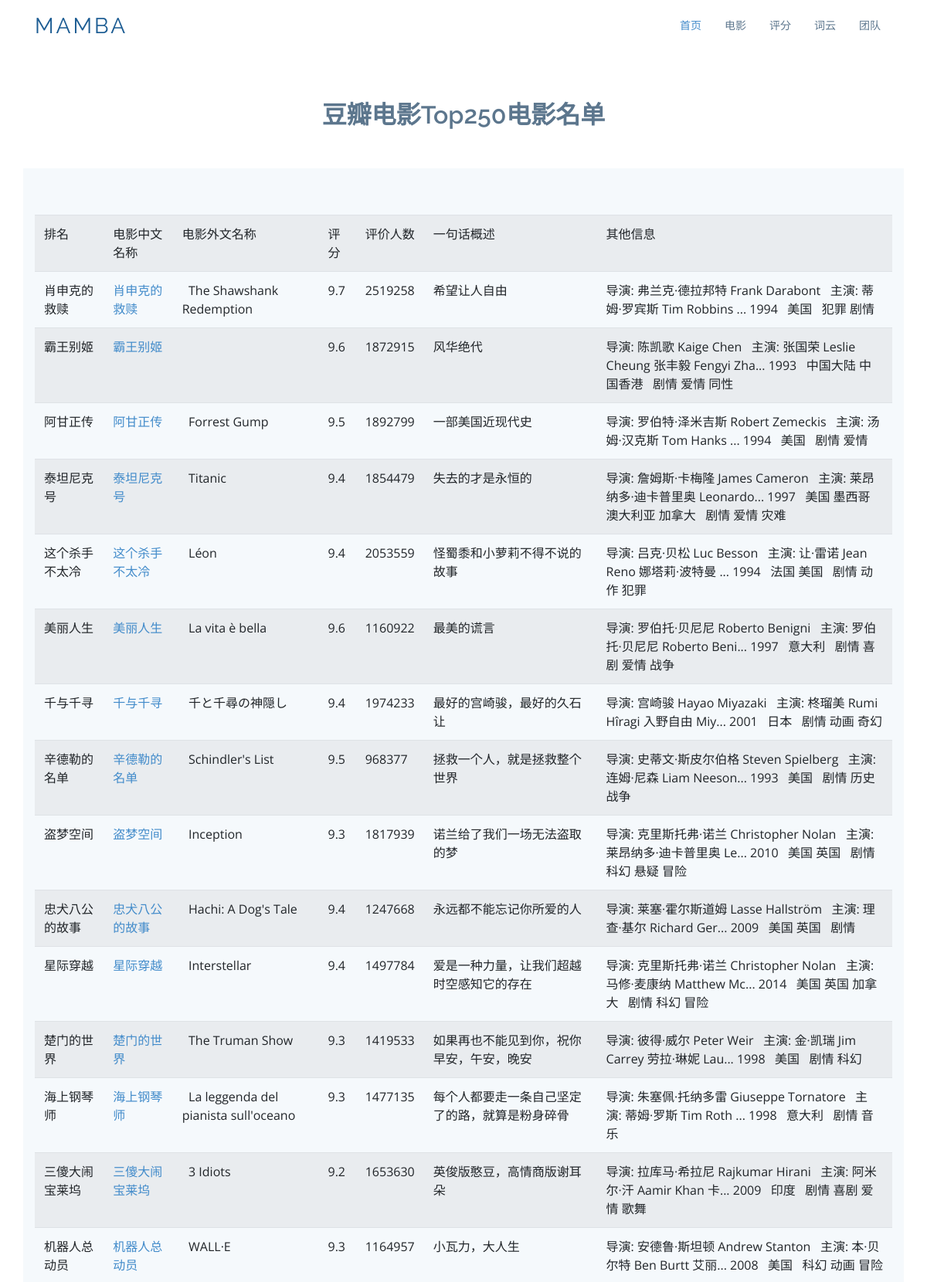
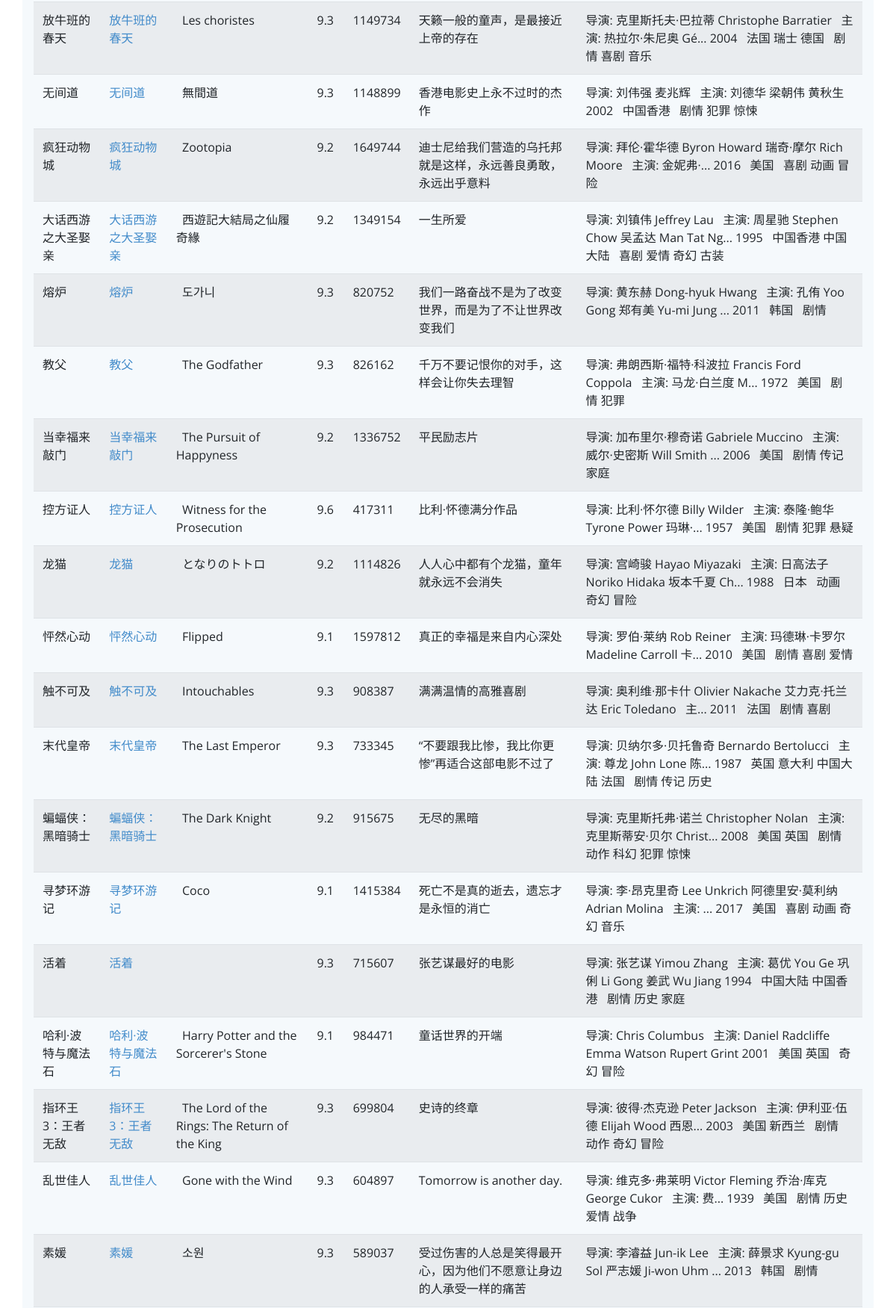
The page /movie (upper part) on the database its author committed (2 pictures, top to bottom).
### tables this page shows
CREATE TABLE movieTop250 
        (id integer primary key autoincrement,
        info_link text,
        pic_link text,
        cname varchar,
        ename varchar,
        score numeric,
        rated numeric,
        introduction text,
        info text);

### app.py (the view)
@app.route('/movie')
def movie():
    datalist = []
    con = sqlite3.connect("movie.db")
    cur = con.cursor()
    sql = "select * from movieTop250"
    data = cur.execute(sql)
    for item in data:
        datalist.append(item)
    cur.close()
    con.close()
    return render_template("movie.html", movies= datalist)

### templates/movie.html (shortened to what this page needs)
<!DOCTYPE html>
<html lang="en">
<head>
  <link href="static/assets/vendor/bootstrap/css/bootstrap.min.css" rel="stylesheet">
  <link href="static/assets/vendor/icofont/icofont.min.css" rel="stylesheet">
  <link href="static/assets/vendor/boxicons/css/boxicons.min.css" rel="stylesheet">
  <link href="static/assets/vendor/animate.css/animate.min.css" rel="stylesheet">
  <link href="static/assets/vendor/venobox/venobox.css" rel="stylesheet">
  <link href="static/assets/vendor/aos/aos.css" rel="stylesheet">
  <link href="static/assets/css/style.css" rel="stylesheet">
</head>
<body>
  <header id="header">
    <div class="container">
      <div class="logo float-left">
        <h1 class="text-light"><a href="temp.html"><span>Mamba</span></a></h1>
      </div>
      <nav class="nav-menu float-right d-none d-lg-block">
        <ul>
          <li class="active"><a href="/index">首页</a></li>
          <li><a href="/movie">电影</a></li>
          <li><a href="/score">评分</a></li>
          <li><a href="/word">词云</a></li>
          <li><a href="/team">团队</a></li>
        </ul>
      </nav>
    </div>
  </header>
  <section id="team" class="team">
      <div class="container">
        <div class="section-title">
          <h2>豆瓣电影Top250电影名单</h2>
        </div>
        <div class="row">
            <section class="counts section-bg">
      <div class="container">
        <table class="table table-striped">
            <tr>
                <td>排名</td>
                <td>电影中文名称</td>
                <td>电影外文名称</td>
                <td>评分</td>
                <td>评价人数</td>
                <td>一句话概述</td>
                <td>其他信息</td>
            </tr>
            {% for movie in movies %}
                <tr>
                    <td>{{ movie[3] }}</td>
                    <td>
                        <a href="{{ movie[1] }}" TARGET="_blank">
                            {{ movie[3] }}
                        </a>
                    </td>
                    <td>{{ movie[4] }}</td>
                    <td>{{ movie[5] }}</td>
                    <td>{{ movie[6] }}</td>
                    <td>{{ movie[7] }}</td>
                    <td>{{ movie[8] }}</td>
                </tr>
            {% endfor %}
        </table>
      </div>
    </section>
        </div>
      </div>
    </section>s
</body>
</html>

### static/assets/css/style.css (style rules this page uses)
body { font-family: "Open Sans", sans-serif; color: #444; }
a { color: #428bca; }
h1, h2, h3, h4, h5, h6, .font-primary { font-family: "Raleway", sans-serif; }
#header { height: 70px; transition: all 0.5s; transition: all 0.5s; padding: 10px 0; background: #fff; z-index: 997; }
#header .logo h1 { font-size: 28px; margin: 0; padding: 10px 0; line-height: 1; font-weight: 400; letter-spacing: 3px; text-transform: uppercase; }
#header .logo h1 a, #header .logo h1 a:hover { color: #1c5c93; text-decoration: none; }
.nav-menu, .nav-menu * { margin: 0; padding: 0; list-style: none; }
.nav-menu > ul > li { position: relative; white-space: nowrap; float: left; }
.nav-menu a { display: block; position: relative; color: #5c768d; padding: 12px 15px; transition: 0.3s; font-size: 14px; font-family: "Open Sans", sans-serif; }
.nav-menu a:hover, .nav-menu .active > a, .nav-menu li:hover > a { color: #428bca; text-decoration: none; }
.mobile-nav { position: fixed; top: 0; bottom: 0; z-index: 9999; overflow-y: auto; left: -260px; width: 260px; padding-top: 18px; background: #1f3548; transition: 0.4s; }
.mobile-nav * { margin: 0; padding: 0; list-style: none; }
.mobile-nav a { display: block; position: relative; color: #e3f0fc; padding: 10px 20px; font-weight: 500; }
.mobile-nav a:hover, .mobile-nav .active > a, .mobile-nav li:hover > a { color: #9eccf4; text-decoration: none; }
section { padding: 60px 0; }
.section-bg { background-color: #f5f9fc; }
.section-title { text-align: center; padding-bottom: 30px; }
.section-title h2 { font-size: 32px; font-weight: 600; margin-bottom: 20px; padding-bottom: 0; color: #5c768d; }
.counts { padding-bottom: 30px; }
.team { background: #fff; padding: 60px 0 30px 0; }

### rows shown on the page
movieTop250: cname "肖申克的救赎", ename "The Shawshank Redemption", score "9.7", rated "2519258", introduction "希望让人自由", info "导演: 弗兰克·德拉邦特 Frank Darabont 主演: 蒂姆·罗宾斯 Tim Robbins ... 1994 美国 犯罪 剧情"
movieTop250: cname "霸王别姬", score "9.6", rated "1872915", introduction "风华绝代", info "导演: 陈凯歌 Kaige Chen 主演: 张国荣 Leslie Cheung 张丰毅 Fengyi Zha... 1993 中国大陆 中国香港 剧情 爱情 同性"
movieTop250: cname "阿甘正传", ename "Forrest Gump", score "9.5", rated "1892799", introduction "一部美国近现代史", info "导演: 罗伯特·泽米吉斯 Robert Zemeckis 主演: 汤姆·汉克斯 Tom Hanks ... 1994 美国 剧情 爱情"
movieTop250: cname "泰坦尼克号", ename "Titanic", score "9.4", rated "1854479", introduction "失去的才是永恒的", info "导演: 詹姆斯·卡梅隆 James Cameron 主演: 莱昂纳多·迪卡普里奥 Leonardo... 1997 美国 墨西哥 澳大利亚 加拿大 剧情 爱情 灾难"
movieTop250: cname "这个杀手不太冷", ename "Léon", score "9.4", rated "2053559", introduction "怪蜀黍和小萝莉不得不说的故事", info "导演: 吕克·贝松 Luc Besson 主演: 让·雷诺 Jean Reno 娜塔莉·波特曼 ... 1994 法国 美国 剧情 动作 犯罪"
movieTop250: cname "美丽人生", ename "La vita è bella", score "9.6", rated "1160922", introduction "最美的谎言", info "导演: 罗伯托·贝尼尼 Roberto Benigni 主演: 罗伯托·贝尼尼 Roberto Beni... 1997 意大利 剧情 喜剧 爱情 战争"
movieTop250: cname "千与千寻", ename "千と千尋の神隠し", score "9.4", rated "1974233", introduction "最好的宫崎骏，最好的久石让", info "导演: 宫崎骏 Hayao Miyazaki 主演: 柊瑠美 Rumi Hîragi 入野自由 Miy... 2001 日本 剧情 动画 奇幻"
movieTop250: cname "辛德勒的名单", ename "Schindler's List", score "9.5", rated "968377", introduction "拯救一个人，就是拯救整个世界", info "导演: 史蒂文·斯皮尔伯格 Steven Spielberg 主演: 连姆·尼森 Liam Neeson... 1993 美国 剧情 历史 战争"
movieTop250: cname "盗梦空间", ename "Inception", score "9.3", rated "1817939", introduction "诺兰给了我们一场无法盗取的梦", info "导演: 克里斯托弗·诺兰 Christopher Nolan 主演: 莱昂纳多·迪卡普里奥 Le... 2010 美国 英国 剧情 科幻 悬疑 冒险"
movieTop250: cname "忠犬八公的故事", ename "Hachi: A Dog's Tale", score "9.4", rated "1247668", introduction "永远都不能忘记你所爱的人", info "导演: 莱塞·霍尔斯道姆 Lasse Hallström 主演: 理查·基尔 Richard Ger... 2009 美国 英国 剧情"
movieTop250: cname "星际穿越", ename "Interstellar", score "9.4", rated "1497784", introduction "爱是一种力量，让我们超越时空感知它的存在", info "导演: 克里斯托弗·诺兰 Christopher Nolan 主演: 马修·麦康纳 Matthew Mc... 2014 美国 英国 加拿大 剧情 科幻 冒险"
movieTop250: cname "楚门的世界", ename "The Truman Show", score "9.3", rated "1419533", introduction "如果再也不能见到你，祝你早安，午安，晚安", info "导演: 彼得·威尔 Peter Weir 主演: 金·凯瑞 Jim Carrey 劳拉·琳妮 Lau... 1998 美国 剧情 科幻"
movieTop250: cname "海上钢琴师", ename "La leggenda del pianista sull'oceano", score "9.3", rated "1477135", introduction "每个人都要走一条自己坚定了的路，就算是粉身碎骨", info "导演: 朱塞佩·托纳多雷 Giuseppe Tornatore 主演: 蒂姆·罗斯 Tim Roth ... 1998 意大利 剧情 音乐"
movieTop250: cname "三傻大闹宝莱坞", ename "3 Idiots", score "9.2", rated "1653630", introduction "英俊版憨豆，高情商版谢耳朵", info "导演: 拉库马·希拉尼 Rajkumar Hirani 主演: 阿米尔·汗 Aamir Khan 卡... 2009 印度 剧情 喜剧 爱情 歌舞"
movieTop250: cname "机器人总动员", ename "WALL·E", score "9.3", rated "1164957", introduction "小瓦力，大人生", info "导演: 安德鲁·斯坦顿 Andrew Stanton 主演: 本·贝尔特 Ben Burtt 艾丽... 2008 美国 科幻 动画 冒险"
movieTop250: cname "放牛班的春天", ename "Les choristes", score "9.3", rated "1149734", introduction "天籁一般的童声，是最接近上帝的存在", info "导演: 克里斯托夫·巴拉蒂 Christophe Barratier 主演: 热拉尔·朱尼奥 Gé... 2004 法国 瑞士 德国 剧情 喜剧 音乐"
movieTop250: cname "无间道", ename "無間道", score "9.3", rated "1148899", introduction "香港电影史上永不过时的杰作", info "导演: 刘伟强 麦兆辉 主演: 刘德华 梁朝伟 黄秋生 2002 中国香港 剧情 犯罪 惊悚"
movieTop250: cname "疯狂动物城", ename "Zootopia", score "9.2", rated "1649744", introduction "迪士尼给我们营造的乌托邦就是这样，永远善良勇敢，永远出乎意料", info "导演: 拜伦·霍华德 Byron Howard 瑞奇·摩尔 Rich Moore 主演: 金妮弗·... 2016 美国 喜剧 动画 冒险"
movieTop250: cname "大话西游之大圣娶亲", ename "西遊記大結局之仙履奇緣", score "9.2", rated "1349154", introduction "一生所爱", info "导演: 刘镇伟 Jeffrey Lau 主演: 周星驰 Stephen Chow 吴孟达 Man Tat Ng... 1995 中国香港 中国大陆 喜剧 爱情 奇幻 古装"
movieTop250: cname "熔炉", ename "도가니", score "9.3", rated "820752", introduction "我们一路奋战不是为了改变世界，而是为了不让世界改变我们", info "导演: 黄东赫 Dong-hyuk Hwang 主演: 孔侑 Yoo Gong 郑有美 Yu-mi Jung ... 2011 韩国 剧情"
movieTop250: cname "教父", ename "The Godfather", score "9.3", rated "826162", introduction "千万不要记恨你的对手，这样会让你失去理智", info "导演: 弗朗西斯·福特·科波拉 Francis Ford Coppola 主演: 马龙·白兰度 M... 1972 美国 剧情 犯罪"
movieTop250: cname "当幸福来敲门", ename "The Pursuit of Happyness", score "9.2", rated "1336752", introduction "平民励志片", info "导演: 加布里尔·穆奇诺 Gabriele Muccino 主演: 威尔·史密斯 Will Smith ... 2006 美国 剧情 传记 家庭"
movieTop250: cname "控方证人", ename "Witness for the Prosecution", score "9.6", rated "417311", introduction "比利·怀德满分作品", info "导演: 比利·怀尔德 Billy Wilder 主演: 泰隆·鲍华 Tyrone Power 玛琳·... 1957 美国 剧情 犯罪 悬疑"
movieTop250: cname "龙猫", ename "となりのトトロ", score "9.2", rated "1114826", introduction "人人心中都有个龙猫，童年就永远不会消失", info "导演: 宫崎骏 Hayao Miyazaki 主演: 日高法子 Noriko Hidaka 坂本千夏 Ch... 1988 日本 动画 奇幻 冒险"
movieTop250: cname "怦然心动", ename "Flipped", score "9.1", rated "1597812", introduction "真正的幸福是来自内心深处", info "导演: 罗伯·莱纳 Rob Reiner 主演: 玛德琳·卡罗尔 Madeline Carroll 卡... 2010 美国 剧情 喜剧 爱情"
movieTop250: cname "触不可及", ename "Intouchables", score "9.3", rated "908387", introduction "满满温情的高雅喜剧", info "导演: 奥利维·那卡什 Olivier Nakache 艾力克·托兰达 Eric Toledano 主... 2011 法国 剧情 喜剧"
movieTop250: cname "末代皇帝", ename "The Last Emperor", score "9.3", rated "733345", introduction "“不要跟我比惨，我比你更惨”再适合这部电影不过了", info "导演: 贝纳尔多·贝托鲁奇 Bernardo Bertolucci 主演: 尊龙 John Lone 陈... 1987 英国 意大利 中国大陆 法国 剧情 传记 历史"
movieTop250: cname "蝙蝠侠：黑暗骑士", ename "The Dark Knight", score "9.2", rated "915675", introduction "无尽的黑暗", info "导演: 克里斯托弗·诺兰 Christopher Nolan 主演: 克里斯蒂安·贝尔 Christ... 2008 美国 英国 剧情 动作 科幻 犯罪 惊悚"
movieTop250: cname "寻梦环游记", ename "Coco", score "9.1", rated "1415384", introduction "死亡不是真的逝去，遗忘才是永恒的消亡", info "导演: 李·昂克里奇 Lee Unkrich 阿德里安·莫利纳 Adrian Molina 主演: ... 2017 美国 喜剧 动画 奇幻 音乐"
movieTop250: cname "活着", score "9.3", rated "715607", introduction "张艺谋最好的电影", info "导演: 张艺谋 Yimou Zhang 主演: 葛优 You Ge 巩俐 Li Gong 姜武 Wu Jiang 1994 中国大陆 中国香港 剧情 历史 家庭"
movieTop250: cname "哈利·波特与魔法石", ename "Harry Potter and the Sorcerer's Stone", score "9.1", rated "984471", introduction "童话世界的开端", info "导演: Chris Columbus 主演: Daniel Radcliffe Emma Watson Rupert Grint 2001 美国 英国 奇幻 冒险"
movieTop250: cname "指环王3：王者无敌", ename "The Lord of the Rings: The Return of the King", score "9.3", rated "699804", introduction "史诗的终章", info "导演: 彼得·杰克逊 Peter Jackson 主演: 伊利亚·伍德 Elijah Wood 西恩... 2003 美国 新西兰 剧情 动作 奇幻 冒险"
movieTop250: cname "乱世佳人", ename "Gone with the Wind", score "9.3", rated "604897", introduction "Tomorrow is another day.", info "导演: 维克多·弗莱明 Victor Fleming 乔治·库克 George Cukor 主演: 费... 1939 美国 剧情 历史 爱情 战争"
movieTop250: cname "素媛", ename "소원", score "9.3", rated "589037", introduction "受过伤害的人总是笑得最开心，因为他们不愿意让身边的人承受一样的痛苦", info "导演: 李濬益 Jun-ik Lee 主演: 薛景求 Kyung-gu Sol 严志媛 Ji-won Uhm ... 2013 韩国 剧情"
